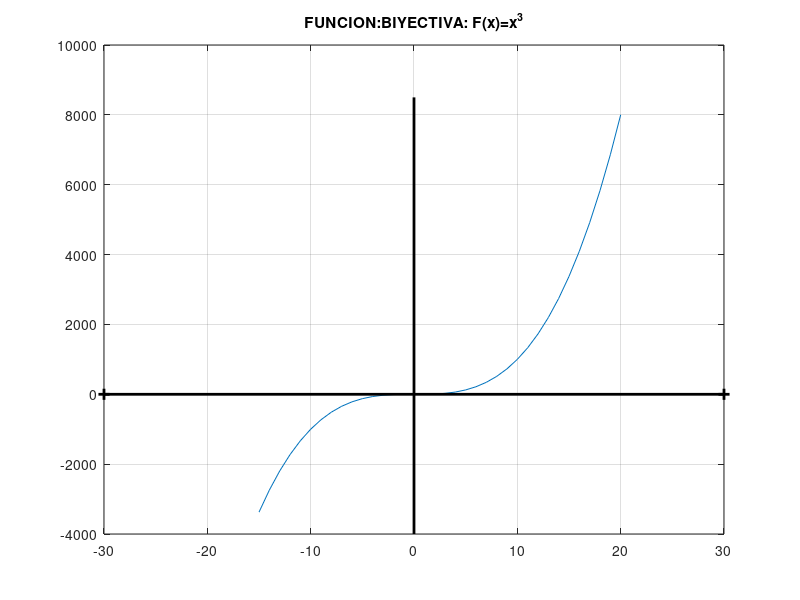

Write the MATLAB code that produced this figure.
% Octave Scrip
% Title               :A19. F. Inyectiva, Sobreyectiva, Biyectiva     
% Descripcion         :Scrip para graficar funciones
% Author              :Bryan Abner Garcia Cruz
% Date                :14-11-2021
% Notes               :Requiere aplicacion octave
%                     :https://octaveintro.readthedocs.io/en/latest/index.html

%limpiar ventana de comandos
clc
% Ejercicio No.2
disp('Ejercicio No.2');
% Dominio de la funcion
x= [-15:1:20];
%Regla correspondiente a la funcion
fx=(x.^3);
%plotear funcion
plot(x,fx);
hold on
grid on;
plot([-30 30],[0 0],'k+-',"linewidth",2,"markersize",8);
plot([0 0],[-4000 8500],'k-',"linewidth",2);
%Titulo
title(['FUNCION:BIYECTIVA: F(x)=x^3']);
% EXPLICACION:
disp('FUNCION BIYECTIVA');
disp('EXPLICACION');
disp('La funcion es Inyectiva debido a que al trazar paralelas solo atraviezan una vez porsus elentos');
disp('Lafuncion es Sobreyectiva debido a que la imagen pasa por cadauno de los puntos de su dominio');
disp('La funcion es Biyectiva ya que cumple con ser Inyectiva y Sobreyectiva simultaneamente');
